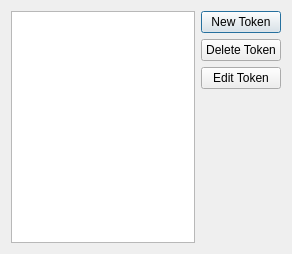
<?xml version="1.0" encoding="UTF-8"?>
<ui version="4.0">
 <class>CFlowGraphTokensDlg</class>
 <widget class="QDialog" name="CFlowGraphTokensDlg">
  <property name="geometry">
   <rect>
    <x>0</x>
    <y>0</y>
    <width>292</width>
    <height>254</height>
   </rect>
  </property>
  <property name="windowTitle">
   <string>Graph Tokens</string>
  </property>
  <layout class="QHBoxLayout" name="horizontalLayout">
   <item>
    <widget class="QListWidget" name="GRAPH_TOKEN_LIST"/>
   </item>
   <item>
    <layout class="QVBoxLayout" name="verticalLayout">
     <item>
      <widget class="QPushButton" name="ADD_GRAPHTOKEN">
       <property name="text">
        <string>New Token</string>
       </property>
      </widget>
     </item>
     <item>
      <widget class="QPushButton" name="DELETE_GRAPHTOKEN">
       <property name="text">
        <string>Delete Token</string>
       </property>
      </widget>
     </item>
     <item>
      <widget class="QPushButton" name="EDIT_GRAPHTOKEN">
       <property name="text">
        <string>Edit Token</string>
       </property>
      </widget>
     </item>
     <item>
      <spacer name="verticalSpacer">
       <property name="orientation">
        <enum>Qt::Vertical</enum>
       </property>
       <property name="sizeHint" stdset="0">
        <size>
         <width>20</width>
         <height>40</height>
        </size>
       </property>
      </spacer>
     </item>
    </layout>
   </item>
  </layout>
 </widget>
 <resources/>
 <connections/>
</ui>
